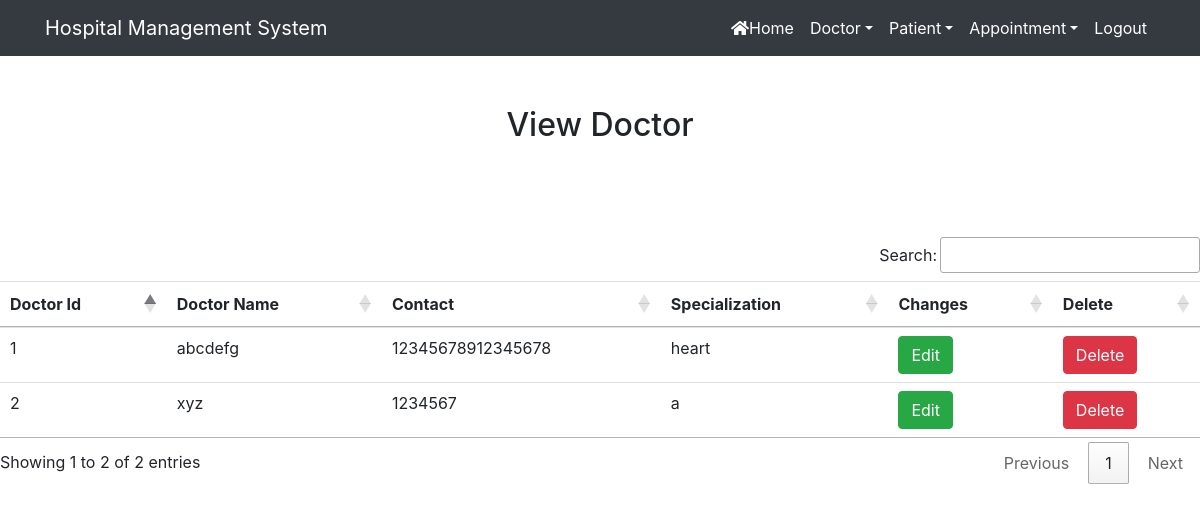
/view_doctor/ (signed in), run on the app's committed database.
### hospital/models.py (models this page shows, shortened)
class Doctor(models.Model):
    name=models.CharField(max_length=50)
    mobile=models.IntegerField()
    special=models.CharField(max_length=50)

### hospital/views.py (the view)
# urls.py: path('view_doctor/',View_Doctor,name='view_doctor'),
def View_Doctor(request):
    if not request.user.is_staff:
        return redirect('login')
    doc=Doctor.objects.all()
    d={'doc':doc}
    return render(request,'view_doctor.html',d)

### hospital/templates/view_doctor.html
{%extends 'navigation.html'%}
{%load static%}
{% block body%}
<div class="container" style="margin-top: 50px;">
    <h2 class="text-center">View Doctor<h2>
            <br><br>
</div>
<table class="table table-hover" id="example">
    <thead>
        <tr>
            <th>Doctor Id</th>
            <th>Doctor Name</th>
            <th>Contact</th>
            <th>Specialization</th>
             <th>Changes</th>
            <th>Delete</th>
        </tr>
    </thead>
    <tbody>
        {% for i in doc %}
        <tr>
            <td>{{i.id}}</td>
            <td>{{i.name}}</td>
            <td>{{i.mobile}}</td>
            <td>{{i.special}}</td>
            <td> <a class="btn btn-success" href="{% url 'edit_doctor' i.id %}"</a>Edit</td>
            <td><a href="{% url 'delete_doctor' i.id %}" onclick="return confirm('Are u really want to delete?')" class="btn btn-danger">Delete</a></td>
        </tr>
        {%endfor%}
    </tbody>
</table>
 {% endblock %}}

### data on the page
Doctor: id "1", name "abcdefg", mobile "12345678912345678", special "heart"
Doctor: id "2", name "xyz", mobile "1234567", special "a"
